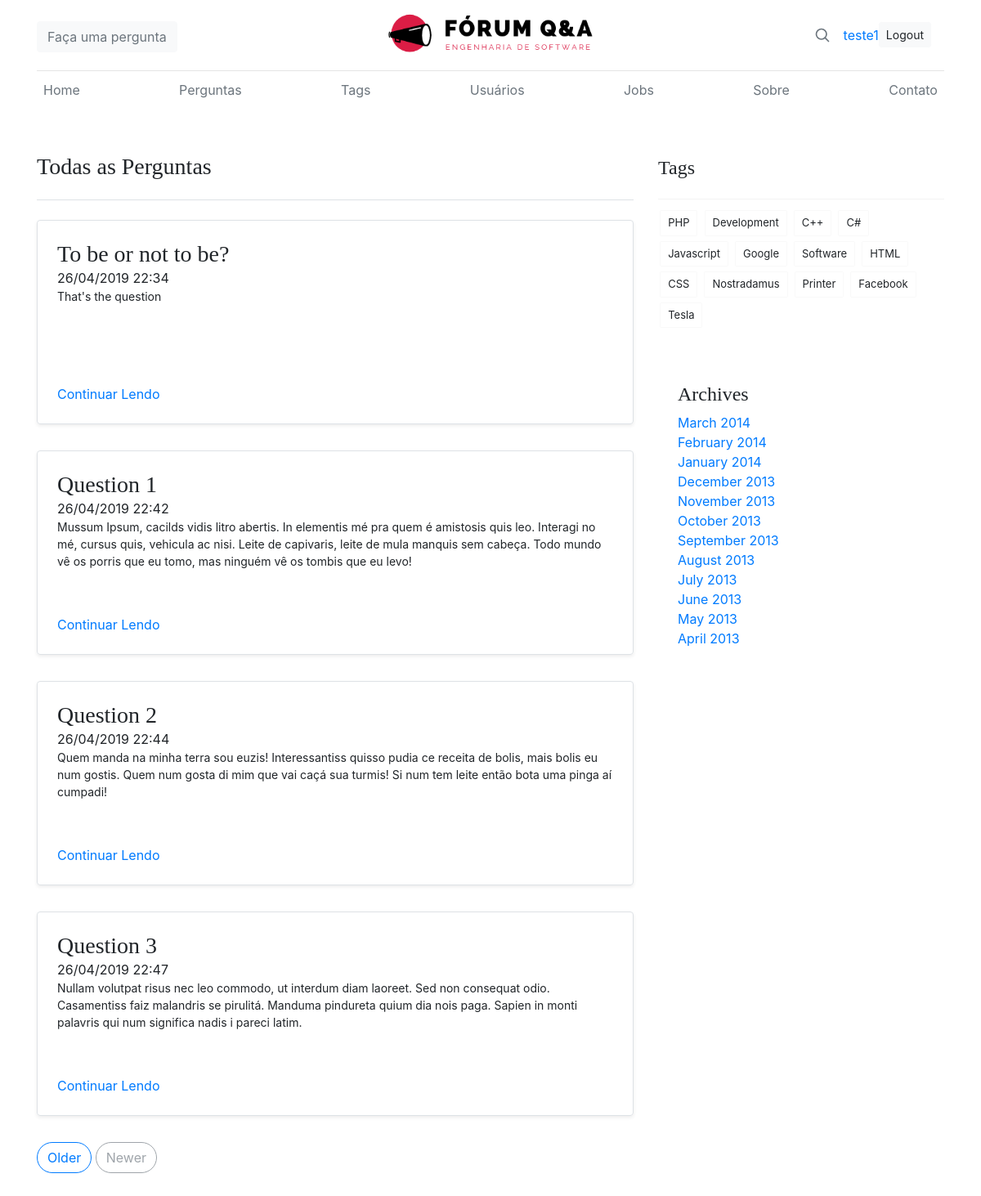
/all-posts/ (signed in), run on the app's committed database.
### posts/models.py (models this page shows)
class Question(models.Model):
	title = description = models.CharField(max_length=512)
	description = models.TextField()
	creation_date = models.DateTimeField(auto_now=False, auto_now_add=True)
	last_modification_date = models.DateTimeField(auto_now=True, auto_now_add=False)
	user = models.ForeignKey(User , on_delete=models.CASCADE)

### forum/views.py (the view)
# urls.py: path('all-posts/', views.all_posts , name='all_posts'),
def all_posts(request):
    context = {
        'title': 'Perguntas'
    }
    questions = Question.objects.all()
    context['posts'] = questions
    return render(request, 'forum/posts.html', context)

### forum/templates/forum/posts.html (shortened to what this page needs)
{% extends "forum/base.html" %}
{% load static %}
{% block content %}
<div class='container'>
    {%  include "forum/header.html" %}
    <div class="row">
        <div class="col-md-8 blog-main mt-5">
            <h3 class="pb-4 mb-4 border-bottom">
                Todas as Perguntas
            </h3>
            {% for post in posts %}
            <div class="row mb-2">
                <div class="col-md-12">
                    <div
                        class="row no-gutters border rounded overflow-hidden flex-md-row mb-4 shadow-sm h-md-250 position-relative">
                        <div class="col p-4 d-flex flex-column position-static">
                            <h3 class="mb-0">{{ post.title }}</h3>
                            <time class="post__header-time">{{post.creation_date|date:"d/m/Y H:i"}}</time>
                            <p class="card-text mb-auto">{{ post.description }}</p>
                            <a href="../post/{{post.id}}" class="stretched-link">Continuar Lendo</a>
                        </div>
                    </div>
                </div>
            </div>
            {% endfor %}
            <nav class="blog-pagination">
                <a class="btn btn-outline-primary" href="#">Older</a>
                <a class="btn btn-outline-secondary disabled" href="#" tabindex="-1" aria-disabled="true">Newer</a>
            </nav>
        </div>
        <aside class="col-md-4 blog-sidebar mt-5">
                <div class="widget">
                        <header class="widget__header mt-1 pb-3">
                            <h4>Tags</h4>
                        </header>
                        <div class="widget__tags">
                            <a class="tag">PHP</a>
                            <a class="tag">Development</a>
                            <a class="tag">C++</a>
                            <a class="tag">C#</a>
                            <a class="tag">Javascript</a>
                            <a class="tag">Google</a>
                            <a class="tag">Software</a>
                            <a class="tag">HTML</a>
                            <a class="tag">CSS</a>
                            <a class="tag">Nostradamus</a>
                            <a class="tag">Printer</a>
                            <a class="tag">Facebook</a>
                            <a class="tag">Tesla</a>
                        </div>
                    </div>
                <div class="p-4">
                  <h4>Archives</h4>
                  <ol class="list-unstyled mb-0">
                    <li><a href="#">March 2014</a></li>
                    <li><a href="#">February 2014</a></li>
                    <li><a href="#">January 2014</a></li>
                    <li><a href="#">December 2013</a></li>
                    <li><a href="#">November 2013</a></li>
                    <li><a href="#">October 2013</a></li>
                    <li><a href="#">September 2013</a></li>
                    <li><a href="#">August 2013</a></li>
                    <li><a href="#">July 2013</a></li>
                    <li><a href="#">June 2013</a></li>
                    <li><a href="#">May 2013</a></li>
                    <li><a href="#">April 2013</a></li>
                  </ol>
                </div>
              </aside>
    </div>
</div>
{% endblock %}

### forum/templates/forum/header.html
{% load static %}
<header class="blog-header py-3">
        <div class="row flex-nowrap justify-content-between align-items-center">
          <div class="col-4 pt-1">
              <button type="button" class="btn btn-light">
                <a href="{% url 'posts:create_post' %}" class="text-muted">Faça uma pergunta</a>
              </button>
          </div>
          <div class="col-4 text-center">
            <a class="blog-header-logo text-dark" href="{% url 'forum:index' %}">
              <img src="{% static 'forum/img/logo_top.png' %}" class="card-img-top"alt="logo">
            </a>
          </div>
          <div class="col-4 d-flex justify-content-end align-items-center">
            <a class="text-muted" href="#">
              <svg xmlns="http://www.w3.org/2000/svg" width="20" height="20" fill="none" stroke="currentColor" stroke-linecap="round" stroke-linejoin="round" stroke-width="2" class="mx-3" role="img" viewBox="0 0 24 24" focusable="false"><title>Search</title><circle cx="10.5" cy="10.5" r="7.5"/><path d="M21 21l-5.2-5.2"/></svg>
            </a>
            {% if user.is_authenticated %}
            <a href="{% url 'users:profile' %}"> {{ user.username }}</a>
            <a class="btn btn-sm btn btn-light mr-3" href="{% url 'users:logout' %}">Logout</a>
            {% else %}
            <a class="btn btn-sm btn btn-light mr-3" href="{% url 'users:login' %}">Entrar</a>
            <a class="btn btn-sm btn-outline-secondary" href="{% url 'users:register' %}">Registrar-se</a>
            {% endif %}
          </div>
        </div>
      </header>
      <div class="nav-scroller py-1 mb-2">
        <nav class="nav d-flex justify-content-between">
          <a class="p-2 text-muted" href="{% url 'forum:index' %}">Home</a>
          <a class="p-2 text-muted" href="{% url 'forum:all_posts' %}">Perguntas</a>
          <a class="p-2 text-muted" href="#">Tags</a>
          <a class="p-2 text-muted" href="{% url 'forum:users' %}">Usuários</a>
          <a class="p-2 text-muted" href="#">Jobs</a>
          <a class="p-2 text-muted" href="#">Sobre</a>
          <a class="p-2 text-muted" href="#">Contato</a>
        </nav>
      </div>

### static/forum/css/base.css (style rules this page uses)
.blog-header { line-height: 1; border-bottom: 1px solid #e5e5e5; }
.blog-header-logo { font-family: "Playfair Display", Georgia, "Times New Roman", serif; font-size: 2.25rem; }
h1, h2, h3, h4, h5, h6 { font-family: "Playfair Display", Georgia, "Times New Roman", serif; }
.nav-scroller { position: relative; z-index: 2; height: 2.75rem; overflow-y: hidden; }
.nav-scroller .nav { display: -ms-flexbox; display: flex; -ms-flex-wrap: nowrap; flex-wrap: nowrap; padding-bottom: 1rem; margin-top: -1px; overflow-x: auto; text-align: center; white-space: nowrap; -webkit-overflow-scrolling: touch; }
@media (min-width: 768px) { .h-md-250 { height: 250px; } }
.blog-pagination { margin-bottom: 4rem; }
.blog-pagination > .btn { border-radius: 2rem; }
p { font-size: 14px; margin: 0 0 10px; }
.widget { margin-bottom: 40px; }
.widget__header { display: flex; align-items: center; justify-content: space-between; font-size: 0.875rem; padding-bottom: 0.625rem; margin-bottom: 0.625rem; border-bottom: 1px solid rgba(0, 0, 0, 0.0470588); }
.widget__tags { font-size: 0.8125rem; }
.widget__tags .tag { background: rgba(255, 255, 255, 0.97); box-shadow: 0 0 1px rgba(0, 0, 0, 0.15); border: 1px solid rgba(255, 255, 255, 0.15); color: rgba(0, 0, 0, 0.6); display: inline-block; padding: 0.25rem 0.5rem; margin: 0.25rem 0.2rem; }

### data on the page
Question: title "To be or not to be?", creation_date "26/04/2019 22:34", description "That's the question"
Question: title "Question 1", creation_date "26/04/2019 22:42", description "Mussum Ipsum, cacilds vidis litro abertis. In elementis mé pra quem é amistosis quis leo. Interagi no mé, cursus quis, vehicula ac nisi. Leite de capivaris, leite de mula manquis sem cabeça. Todo mundo vê os porris que eu tomo, mas ninguém vê os tombis que eu levo!"
Question: title "Question 2", creation_date "26/04/2019 22:44", description "Quem manda na minha terra sou euzis! Interessantiss quisso pudia ce receita de bolis, mais bolis eu num gostis. Quem num gosta di mim que vai caçá sua turmis! Si num tem leite então bota uma pinga aí cumpadi!"
Question: title "Question 3", creation_date "26/04/2019 22:47", description "Nullam volutpat risus nec leo commodo, ut interdum diam laoreet. Sed non consequat odio. Casamentiss faiz malandris se pirulitá. Manduma pindureta quium dia nois paga. Sapien in monti palavris qui num significa nadis i pareci latim."

### other printed values
{{ user.username }} "teste1"
